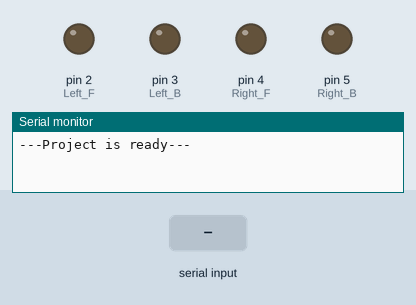
Simulated run of this sketch. Board: Arduino Uno, built with avr-gcc and run on an emulated ATmega328P. Parts: output pins drawn as LEDs (lit = HIGH), the last lines printed to the serial monitor. Inputs (shaded band) come from the test bench.

Above: at 1.2 s.
1.3 s: "f" received over the second serial link
At 1.8 s:
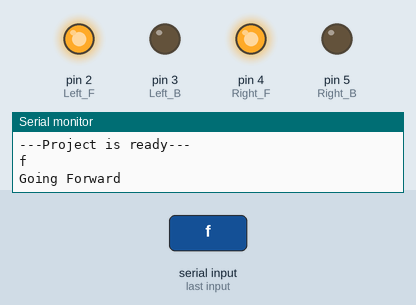
3.8 s: "b" received over the second serial link
At 4.6 s:
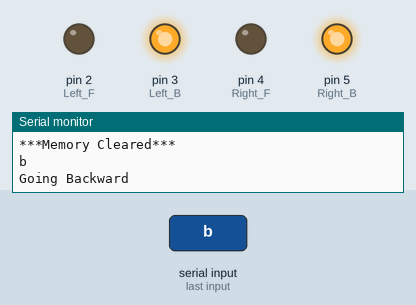
6.3 s: "l" received over the second serial link
At 6.7 s:
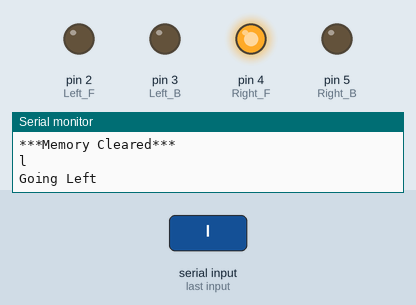
8.3 s: "r" received over the second serial link
At 8.7 s:
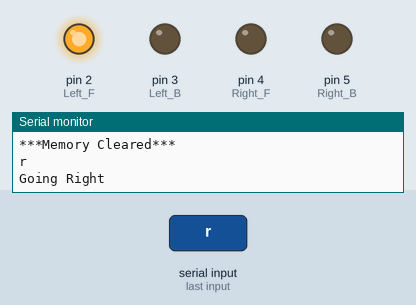
Timing chart, 0 to 11.3 s (numbered marks = the images above; inputs shaded):
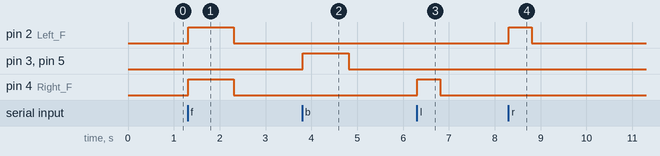

Measured:
- after the input at 1.3 s, pin 2 (Left_F), pin 4 (Right_F): LOW → HIGH at once, → LOW 1.0 s later
- after the input at 3.8 s, pin 3 (Left_B), pin 5 (Right_B): LOW → HIGH at once, → LOW 1.0 s later
- after the input at 6.3 s, pin 4 (Right_F): LOW → HIGH at once, → LOW 0.50 s later
- after the input at 8.3 s, pin 2 (Left_F): LOW → HIGH at once, → LOW 0.50 s later

The sketch:

cartest.ino
```cpp
#include <SoftwareSerial.h>
SoftwareSerial BT(6, 7); // TX, RX respetively
String readdata;

#define Left_F 2
#define Left_B 3
#define Right_F 4
#define Right_B 5

void stop()
{
    digitalWrite(Left_F, LOW);
    digitalWrite(Left_B, LOW);
    digitalWrite(Right_F, LOW);
    digitalWrite(Right_B, LOW);
    Serial.println("Stopping\n");
    delay(100);
}

void setup()
{
    BT.begin(9600);
    Serial.begin(9600);
    Serial.println("---Project is ready---\n");
    pinMode(Left_F, OUTPUT);
    pinMode(Left_B, OUTPUT);
    pinMode(Right_F, OUTPUT);
    pinMode(Right_B, OUTPUT);
}
//-----------------------------------------------------------------------//
void loop()
{
    while (BT.available())
    {                       // Check if there is an available byte to read
        delay(10);          // Delay added to make thing stable
        char c = BT.read(); // Conduct a serial read
        // int servopo3 = BT.read();
        readdata = c; // build the string- "forward", "reverse", "left" and "right"
    }
    if (readdata.length() > 0)
    {
        Serial.println(readdata);

        if (readdata == "f")
        {
            digitalWrite(Left_F, HIGH);
            digitalWrite(Left_B, LOW);
            digitalWrite(Right_F, HIGH);
            digitalWrite(Right_B, LOW);
            Serial.println("Going Forward\n");
            delay(1000);
            stop();
        }

        else if (readdata == "b")
        {
            digitalWrite(Left_F, LOW);
            digitalWrite(Left_B, HIGH);
            digitalWrite(Right_F, LOW);
            digitalWrite(Right_B, HIGH);
            Serial.println("Going Backward\n");
            delay(1000);
            stop();
        }

        else if (readdata == "l")
        {
            digitalWrite(Left_F, LOW);
            digitalWrite(Left_B, LOW);
            digitalWrite(Right_F, HIGH);
            digitalWrite(Right_B, LOW);
            Serial.println("Going Left\n");
            delay(500);
            stop();
        }

        else if (readdata == "r")
        {
            digitalWrite(Left_F, HIGH);
            digitalWrite(Left_B, LOW);
            digitalWrite(Right_F, LOW);
            digitalWrite(Right_B, LOW);
            Serial.println("Going Right\n");
            delay(500);
            stop();
        }

        else if (readdata == "x")
        {
            stop();
        }

        readdata = "";
        Serial.println("***Memory Cleared***\n");
    }
} // Reset the variable
```
